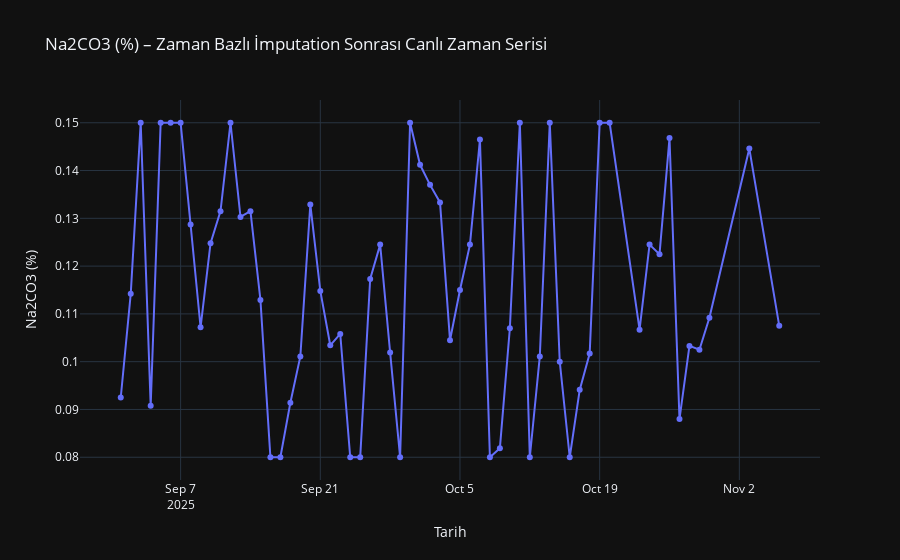

The notebook cell this image was saved under:
### Code cell
print(
    df[df["Datetime"].isin(impute_dates)][
        ["Datetime", "NaHCO3 (%)", "Na2CO3 (%)"]
    ]
)
import plotly.express as px

fig = px.line(
    df,
    x="Datetime",
    y="Na2CO3 (%)",
    markers=True,
    title="Na2CO3 (%) – Zaman Bazlı İmputation Sonrası Canlı Zaman Serisi"
)

fig.update_layout(
    xaxis_title="Tarih",
    yaxis_title="Na2CO3 (%)",
    hovermode="x unified"
)

fig.show()

### Figure 1 — Plotly figure (JSON) as saved in the notebook; plotly's stock layout.template omitted (floating-point values rounded to 4 significant figures)
{"data": [{"hovertemplate": "Datetime=%{x}<br>Na2CO3 (%)=%{y}<extra></extra>", "legendgroup": "", "line": {"color": "#636efa", "dash": "solid"}, "marker": {"symbol": "circle"}, "mode": "lines+markers", "name": "", "orientation": "v", "showlegend": false, "x": ["2025-09-01T00:00:00", "2025-09-02T00:00:00", "2025-09-03T00:00:00", "2025-09-04T00:00:00", "2025-09-05T00:00:00", "2025-09-06T00:00:00", "2025-09-07T00:00:00", "2025-09-08T00:00:00", "2025-09-09T00:00:00", "2025-09-10T00:00:00", "2025-09-11T00:00:00", "2025-09-12T00:00:00", "2025-09-13T00:00:00", "2025-09-14T00:00:00", "2025-09-15T00:00:00", "2025-09-16T00:00:00", "2025-09-17T00:00:00", "2025-09-18T00:00:00", "2025-09-19T00:00:00", "2025-09-20T00:00:00", "2025-09-21T00:00:00", "2025-09-22T00:00:00", "2025-09-23T00:00:00", "2025-09-24T00:00:00", "2025-09-25T00:00:00", "2025-09-26T00:00:00", "2025-09-27T00:00:00", "2025-09-28T00:00:00", "2025-09-29T00:00:00", "2025-09-30T00:00:00", "2025-10-01T00:00:00", "2025-10-02T00:00:00", "2025-10-03T00:00:00", "2025-10-04T00:00:00", "2025-10-05T00:00:00", "2025-10-06T00:00:00", "2025-10-07T00:00:00", "2025-10-08T00:00:00", "2025-10-09T00:00:00", "2025-10-10T00:00:00", "2025-10-11T00:00:00", "2025-10-12T00:00:00", "2025-10-13T00:00:00", "2025-10-14T00:00:00", "2025-10-15T00:00:00", "2025-10-16T00:00:00", "2025-10-17T00:00:00", "2025-10-18T00:00:00", "2025-10-19T00:00:00", "2025-10-20T00:00:00", "2025-10-23T00:00:00", "2025-10-24T00:00:00", "2025-10-25T00:00:00", "2025-10-26T00:00:00", "2025-10-27T00:00:00", "2025-10-28T00:00:00", "2025-10-29T00:00:00", "2025-10-30T00:00:00", "2025-11-03T00:00:00", "2025-11-06T00:00:00"], "xaxis": "x", "y": [0.0925, 0.1142, 0.15, 0.0908, 0.15, 0.15, 0.15, 0.1287, 0.1072, 0.1248, 0.1315, 0.15, 0.1303, 0.1315, 0.1129, 0.08, 0.08, 0.0914, 0.1011, 0.1329, 0.1148, 0.1034, 0.1058, 0.08, 0.08, 0.1173, 0.1245, 0.1019, 0.08, 0.15, 0.1412, 0.137, 0.1333, 0.1045, 0.115, 0.1245, 0.1465, 0.08, 0.0819, 0.107, 0.15, 0.08, 0.1011, 0.15, 0.1, 0.08, 0.0941, 0.1017, 0.15, 0.15, 0.1067, 0.1245, 0.1225, 0.1468, 0.088, 0.1033, 0.1025, 0.1092, 0.1446, 0.1075], "yaxis": "y", "type": "scatter"}], "layout": {"xaxis": {"anchor": "y", "domain": [0.0, 1.0], "title": {"text": "Tarih"}}, "yaxis": {"anchor": "x", "domain": [0.0, 1.0], "title": {"text": "Na2CO3 (%)"}}, "legend": {"tracegroupgap": 0}, "title": {"text": "Na2CO3 (%) – Zaman Bazlı İmputation Sonrası Canlı Zaman Serisi"}, "hovermode": "x unified"}}
